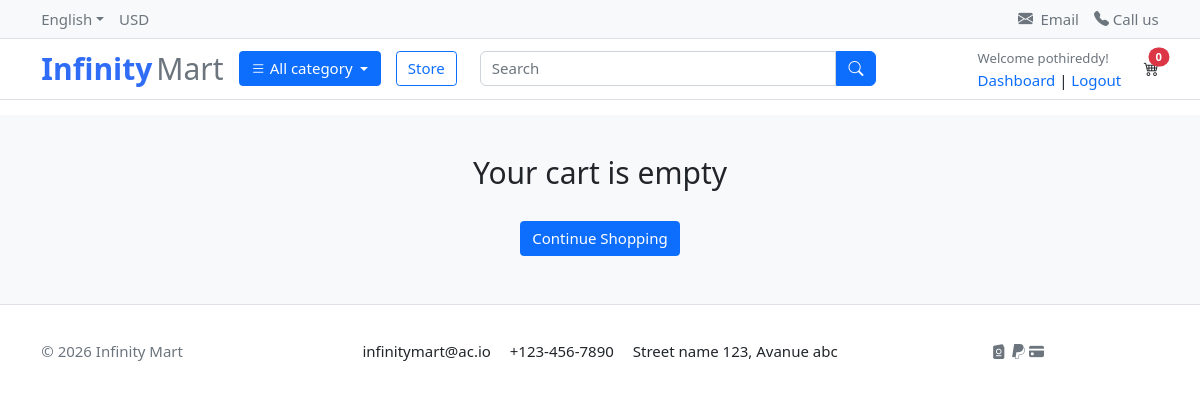
Page /cart/cart1 (signed in) on the earlier database version.
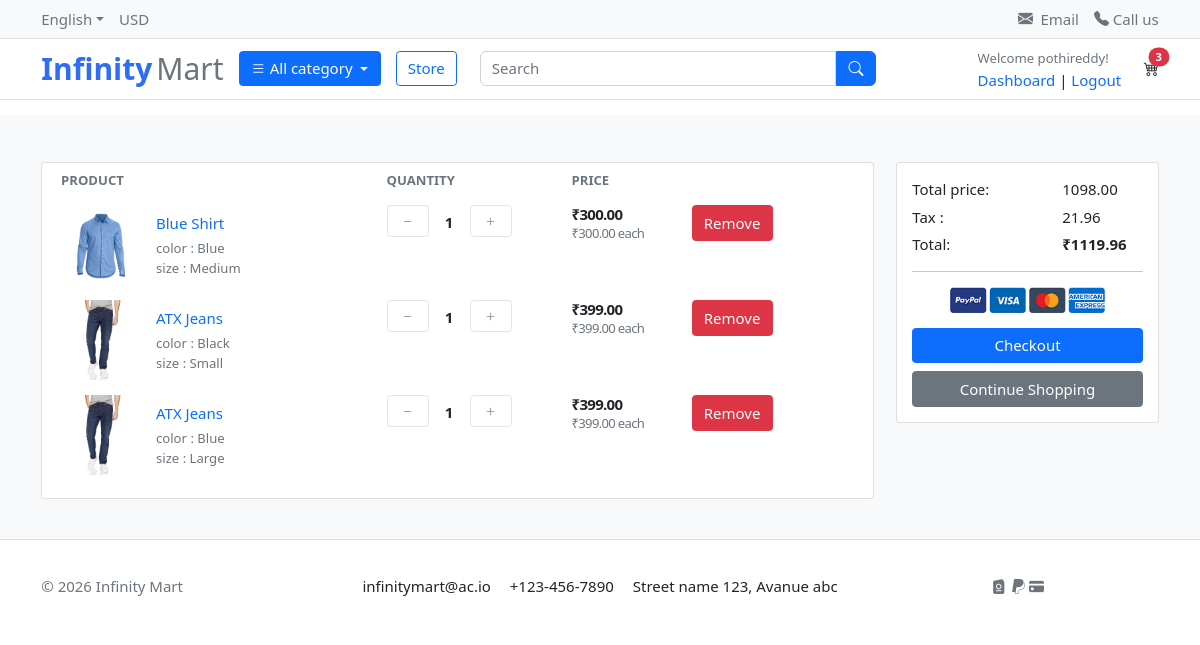
Same page on the later database version.
### accounts/models.py (models this page shows, shortened)
class Account(AbstractBaseUser):
    first_name  =  models.CharField(max_length=50)
    last_name   =  models.CharField(max_length=50)
    username    =  models.CharField(max_length=100,unique=True)
    email       =  models.EmailField(max_length=100,unique=True)
    phone_number=  models.CharField(max_length=20,unique=True,null=True,blank=True)
    date_joined = models.DateTimeField(auto_now_add=True)
    last_login  = models.DateTimeField(auto_now_add=True)
    is_admin    = models.BooleanField(default=False)
    is_staff    = models.BooleanField(default=False)
    is_active   = models.BooleanField(default=True)
    is_superadmin = models.BooleanField(default=False)
    USERNAME_FIELD = 'email'
    REQUIRED_FIELDS = ['username','first_name','last_name']
    objects = MyAccountManager()

### carts/models.py (models this page shows, shortened)
class CartItem(models.Model):
    user=models.ForeignKey(Account, on_delete=models.CASCADE, null=True)
    product=models.ForeignKey(Product,on_delete=models.CASCADE)
    variations=models.ManyToManyField(Variation, blank=True)
    cart=models.ForeignKey(Cart,on_delete=models.CASCADE, null=True)
    quantity=models.IntegerField()
    is_active=models.BooleanField(default=True)
    def sub_total(self):
        return self.product.price * self.quantity

### store/models.py (models this page shows, shortened)
class Product(models.Model):
    product_name = models.CharField(max_length=255)
    slug = models.SlugField(max_length=200, unique=True)
    price = models.DecimalField(max_digits=10, decimal_places=2)
    previous_price = models.DecimalField(max_digits=10, decimal_places=2, null=True, blank=True)
    description = models.TextField(max_length=200, blank=True)
    is_available = models.BooleanField(default=True)
    images = models.ImageField(upload_to='media/products/')
    stock = models.PositiveIntegerField()
    category = models.ForeignKey('category.Category', on_delete=models.CASCADE)
    created_date = models.DateTimeField(auto_now=True)
    modified_date = models.DateTimeField(auto_now=True)
    def get_url(self):
        return reverse('product_detail', args=[self.category.slug, self.slug])

class Variation(models.Model):
    product = models.ForeignKey(Product, on_delete=models.CASCADE)
    variation_category = models.CharField(max_length=100, choices=variation_category_choice)
    variation_value = models.CharField(max_length=100)
    is_active = models.BooleanField(default=True)
    created_date = models.DateTimeField(auto_now=True)
    objects=VariationManager()

### carts/views.py (the view)
# urls.py: path('cart/',include('carts.urls')),
def cart(request,total=0,quantity=0,cart_items=None):
    try:
        tax = 0
        grand_total = 0
        if request.user.is_authenticated:
            cart_items = CartItem.objects.filter(user=request.user, is_active=True)
        else:
            cart = Cart.objects.get(cart_id=cart_id(request))
            cart_items = CartItem.objects.filter(cart=cart, is_active=True)
        for cart_item in cart_items:
            total += (cart_item.product.price * cart_item.quantity)
            quantity += cart_item.quantity
        tax = 2* total / 100
        grand_total = total + tax
    except Cart.DoesNotExist:
        pass #just ignore
    context = {
        'total': total,
        'quantity': quantity,
        'cart_items': cart_items,
        'tax' : tax,
        'grand_total': grand_total,
    }
    return render(request,'store/cart.html',context)

### templates/store/cart.html (shortened to what this page needs)
{% extends 'base.html' %}
{% load static %}
{% block content %}
<section class="section-content padding-y bg">
    <div class="container">
        {% if not cart_items %}
        <h2 class="text-center">Your cart is empty</h2>
        <br>
        <div class="text-center mb-2">
            <a href="{% url 'store' %}" class="btn btn-primary">Continue Shopping</a>
        </div>
        {% else %}
        <div class="row">
            <aside class="col-lg-9">
                <div class="card mt-2">
                    <table class="table table-borderless table-shopping-cart">
                        <thead class="text-muted">
                            <tr class="small text-uppercase">
                                <th scope="col">Product</th>
                                <th scope="col" width="140">Quantity</th>
                                <th scope="col" width="120">Price</th>
                                <th scope="col" class="text-right" width="200"> </th>
                            </tr>
                        </thead>
                        <tbody >
                            {% for cart_item in cart_items %}
                            <tr>
                                <td>
                                    <figure class="itemside align-items-center d-flex">
                                        <div class="aside"><img src="{{ cart_item.product.images.url }}" height="100px"
                                                width="100px" class="img-sm"></div>
                                        <figcaption class="info">
                                            <a href="{{ cart_item.product.get_url }}" class="title text-primary text-decoration-none">{{ cart_item.product.product_name }}</a>
                                            <p class="text-muted small">
                                                {% if cart_item.variations.all %}
                                                    {% for variation in cart_item.variations.all %}
                                                        {{ variation.variation_category }} : {{ variation.variation_value }}<br>
                                                    {% endfor %}
                                                {% endif %}
                                            </p>
                                        </figcaption>
                                    </figure>
                                </td>
                                <td>
                                    <div class="col me-4">
                                        <div class="input-group input-spinner">
                                           <div class="input-group-append">
                                                <a href="{% url 'remove_cart' cart_item.product.id cart_item.id %}" class="btn btn-light p-1" type="button" id="button-minus"> <i
                                                        class="bi bi-dash"></i>  </a>
                                            </div>
                                            <input type="text" class="form-control border-0 text-center " value="{{ cart_item.quantity }}" style="max-width: 50px;">
                                             <div class="input-group-prepend">
                                                <form action="{% url 'add_cart' cart_item.product.id %}" method="POST">
                                                    <button type="submit" class="btn btn-light p-1" id="button-plus"> <i class="bi bi-plus"></i></button>
                                                </form>
                                            </div>
                                        </div>
                                    </div>
                                </td>
                                <td>
                                    <div class="price-wrap">
                                        <var class="price">₹{{ cart_item.sub_total }}</var>
                                        <small class="text-muted"> ₹{{ cart_item.product.price }} each </small>
                                    </div>
                                </td>
                                <td class="text-right">
                                    <a href="{% url 'remove_cart_item' cart_item.product.id cart_item.id %}" onclick="return confirm('Are you sure you want to delete this item?')" class="btn btn-danger"> Remove</a>
                                </td>
                            </tr>
                            {% endfor %}
                        </tbody>
                    </table>
                </div>
            </aside>
            <aside class="col-lg-3">
                <div class="card mt-2">
                    <div class="card-body ">
                        <dl class="dlist-align">
                            <dt>Total price:</dt>
                            <dd class="text-right">{{ total }}</dd>
                        </dl>
                        <dl class="dlist-align">
                            <dt> Tax : </dt>
                            <dd class="text-right"> {{ tax }}</dd>
                        </dl>
                        <dl class="dlist-align">
                            <dt>Total:</dt>
                            <dd class="text-right text-dark b"><strong>₹{{ grand_total }}</strong></dd>
                        </dl>
                        <hr>
                        <p class="text-center mb-3">
                            <img src="{% static 'images/misc/payments.png' %}" height="26">
                        </p>
                        <a href="{% url 'checkout' %}" class="btn btn-primary btn-block mb-2 w-100"> Checkout </a>
                        <a href="{% url 'store' %}" class="btn btn-secondary btn-block w-100 ">Continue Shopping</a>
                    </div>
                </div>
            </aside>
        </div>
        {% endif %}
    </div>
</section>
{% endblock %}

### templates/base.html (shortened to what this page needs)
{% load static %}
<!doctype html>
<html lang="en">
<head>
    <link rel="stylesheet" href="https://cdn.jsdelivr.net/npm/bootstrap-icons@1.13.1/font/bootstrap-icons.min.css">
    <link href="https://cdn.jsdelivr.net/npm/bootstrap@5.0.2/dist/css/bootstrap.min.css" rel="stylesheet"
>
    <link rel="stylesheet" href="{% static 'app/css/ui.css' %}">
    <link rel="stylesheet" href="{% static 'app/css/responsive.css' %}">
</head>
<body>
    <div class="top-bar border-bottom py-2 ">
        <div class="container d-flex justify-content-between">
            <div class="d-flex gap-3">
                <a href="#" class="text-decoration-none text-muted fs-6 dropdown-toggle "
                    data-bs-toggle="dropdown">English</a>
                <a href="#" class="text-decoration-none text-muted fs-6">USD</a>
            </div>
            <div class="d-flex gap-3">
                <a href="mailto:support@email.com" class="text-decoration-none text-muted fs-6 "><i
                        class="bi bi-envelope-fill pe-2"></i>Email</a>
                <a href="tel:+911234567890" class="text-decoration-none text-muted fs-6"><i
                        class="bi bi-telephone-fill pe-1"></i>Call us</a>
            </div>
        </div>
    </div>
    <nav class="border-bottom mb-3">
        <div class="container py-2">
            <div class="d-flex align-items-center justify-content-between">
                <div class="d-flex align-items-center gap-3">
                    <a href="{% url 'home' %}" class="text-decoration-none"><span class="logo-text fs-2">Infinity</span>
                        <span class="fs-2 text-secondary">Mart</span> </a>
                    <div class="dropdown">
                        <button class="btn btn-primary dropdown-toggle" data-bs-toggle="dropdown">
                            <i class="bi bi-list"></i> All category
                        </button>
                    </div>
                    <a href="{% url 'store' %}" class="btn btn-outline-primary">Store</a>
                </div>
                <form action="{% url 'search' %}" class="d-flex flex-grow-1 mx-4" method="GET">
                    <input class="form-control search-input w-75" type="search" placeholder="Search" name="keyword">
                    <button class="btn btn-primary search-btn" type="submit">
                        <i class="bi bi-search"></i>
                    </button>
                </form>
                <div class="d-flex align-items-center gap-4">
                     {% if not user.is_authenticated %}
                    <div class="text-start">
                        <small class="text-muted">Welcome guest!</small><br>
                        <a href="{% url 'login' %}" class="text-decoration-none ">Sign in</a> |
                        <a href="{% url 'register' %}" class="text-decoration-none ">Register</a>
                    </div>
                    {% else %}
                    <div class="text-start">
                        <small class="text-muted
                            ">Welcome {{ user.first_name }}!</small><br>
                        <a href="{% url 'dashboard' %}" class="text-decoration-none ">Dashboard</a> |
                        <a href="{% url 'logout' %}" class="text-decoration-none ">Logout</a>
                    </div>
                    {% endif %}
                    <a href="{% url 'cart' %}" class="position-relative text-dark">
                        <i class="bi bi-cart4"></i>
                        <span class="position-absolute top-0 start-100 translate-middle badge rounded-pill bg-danger">
                            {{ cart_count }}
                        </span>
                    </a>
                </div>
            </div>
        </div>
    </nav>
    {% block content %}
    {% endblock %}
    <footer class="section-footer border-top">
        <div class="container mt-3">
            <section class="footer-bottom  row">
                <div class="col-md-2">
                    <p class="text-muted"> &copy 2026 Infinity Mart </p>
                </div>
                <div class="col-md-8 text-md-center">
                    <span class="px-2">infinitymart@ac.io</span>
                    <span class="px-2">+123-456-7890</span>
                    <span class="px-2">Street name 123, Avanue abc</span>
                </div>
                <div class="col-md-2 text-md-right text-muted align-items-end">
                    <i class="bi bi-passport-fill"></i>
                    <i class="bi bi-paypal"></i>
                    <i class="bi bi-credit-card-fill"></i>
                </div>
            </section>
        </div>
    </footer>
</body>
</html>

Differences in the rows shown:
added CartItem: product.images (picture), product.product_name "Blue Shirt", quantity "1", sub_total "300.00", product.price "300.00"
now on this page (row unchanged): Variation: variation_category "color", variation_value "Blue", shown under "Blue Shirt"
now on this page (row unchanged): Variation: variation_category "size", variation_value "Medium", shown under "Blue Shirt"
added CartItem: product.images (picture), product.product_name "ATX Jeans", quantity "1", sub_total "399.00", product.price "399.00"
now on this page (row unchanged): Variation: variation_category "color", variation_value "Black", shown under "ATX Jeans"
now on this page (row unchanged): Variation: variation_category "size", variation_value "Small", shown under "ATX Jeans"
added CartItem: product.images (picture), product.product_name "ATX Jeans", quantity "1", sub_total "399.00", product.price "399.00"
now on this page (row unchanged): Variation: variation_category "color", variation_value "Blue", shown under "ATX Jeans"
now on this page (row unchanged): Variation: variation_category "size", variation_value "Large", shown under "ATX Jeans"
Other differences:
{{ cart_count }}: "0" → "3"
{{ total }}: (not shown) → "1098.00"
{{ tax }}: (not shown) → "21.96"
{{ grand_total }}: (not shown) → "1119.96"
text no longer shown: "Your cart is empty"
text now shown: "PRODUCT QUANTITY PRICE Total price: Tax : Total: ₹ Checkout"
